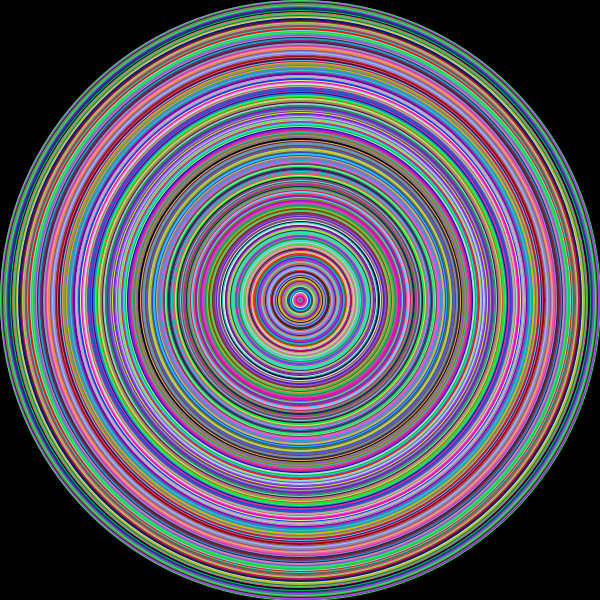
Frame 1 (no input)
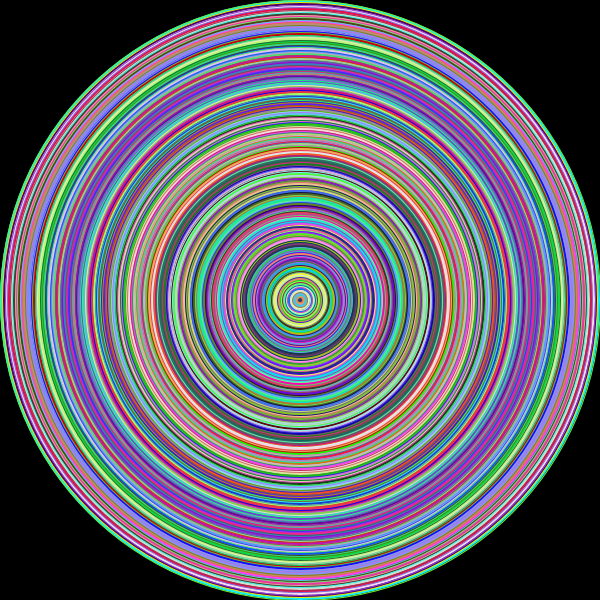
Frame 60 (the mouse pressed at the canvas centre just before this capture)
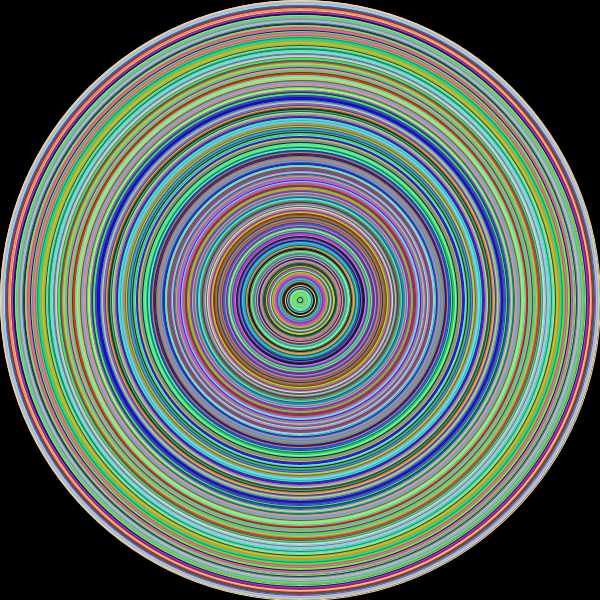
Frame 120 (the mouse held since frame 60 and released just before this capture)

The Processing sketch that drew these frames (run headless with seeded random() and noise(); from frame 60 on, the mouse is pressed at the canvas centre):

// Processing sketch: Wormhole
// ── Wormhole.pde
void setup()
{
 size(600,600); 
}

void draw()
{
  background(0);
  
     for (int z = 600; z > 0; z-=5)
     {
       fill(random(255),random(255),random(255));
       stroke(random(255),random(255),random(255));
       ellipse(300, 300, z, z);
     }
}
